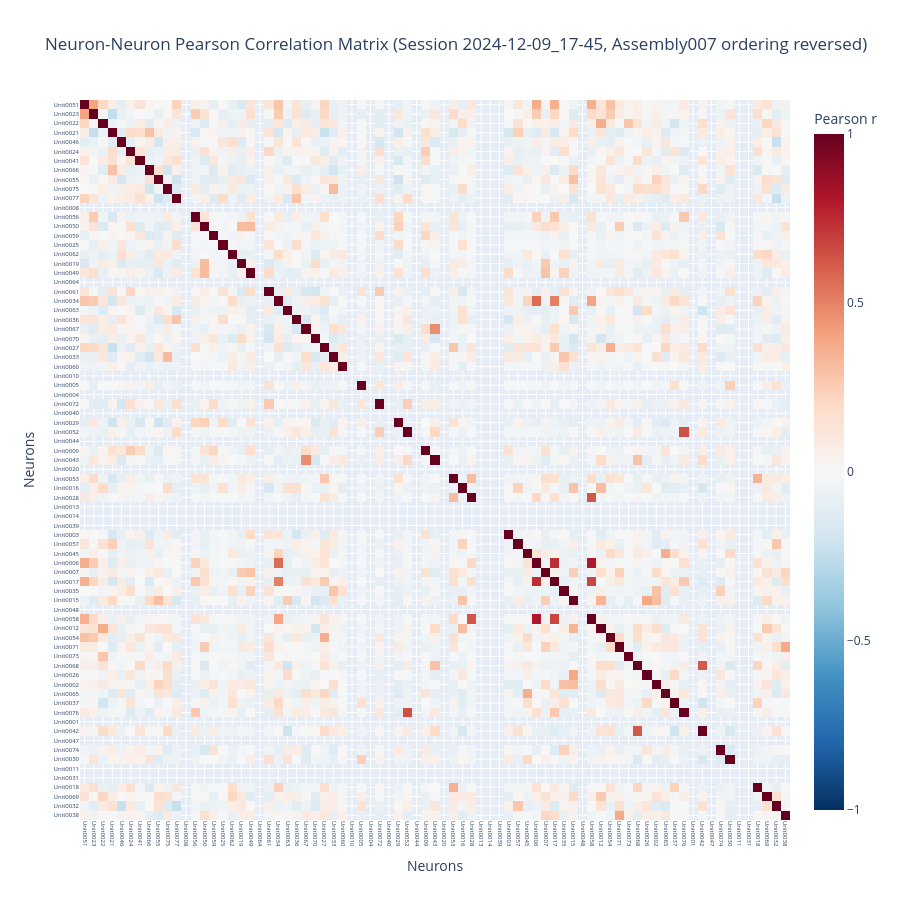

Notebook code for this chart:
### Code cell
s = '2024-12-09_17-45'
neuron_data_s15 = fr_track.xs(s, level=2)[fr_track.xs(s, level=2)['trial_id'] == 23]
unit_cols = [col for col in neuron_data_s15.columns if isinstance(col, str) and col.startswith('Unit')]
neuron_data_s15 = neuron_data_s15[unit_cols]

corr_matrix = neuron_data_s15.corr()

reversed_order = neurons_ordered[::-1]
unit_order = [u for u in reversed_order if u in corr_matrix.columns]

corr_matrix_ordered = corr_matrix.loc[unit_order, unit_order]

fig = px.imshow(
    corr_matrix_ordered,
    aspect='auto',
    color_continuous_scale='RdBu_r',
    zmin=-1,
    zmax=1,
    labels=dict(x="Neurons", y="Neurons", color="Pearson r"),
    title=f"Neuron-Neuron Pearson Correlation Matrix (Session {s}, {Assembly} ordering reversed)"
)

fig.update_xaxes(tickangle=90, tickfont=dict(size=6))
fig.update_yaxes(tickfont=dict(size=6))
fig.update_layout(width=900, height=900)

fig.show()

### Figure 1 — Plotly figure (JSON) as saved in the notebook; plotly's stock layout.template omitted (floating-point values rounded to 4 significant figures; data arrays with more than 128 entries replaced by an {"elided": "..."} marker saying what was removed)
{"data": [{"coloraxis": "coloraxis", "hovertemplate": "Neurons: %{x}<br>Neurons: %{y}<br>Pearson r: %{z}<extra></extra>", "name": "0", "type": "heatmap", "x": ["Unit0051", "Unit0023", "Unit0022", "Unit0021", "Unit0046", "Unit0024", "Unit0041", "Unit0066", "Unit0055", "Unit0075", "Unit0077", "Unit0008", "Unit0056", "Unit0050", "Unit0059", "Unit0025", "Unit0062", "Unit0019", "Unit0049", "Unit0064", "Unit0061", "Unit0034", "Unit0063", "Unit0036", "Unit0067", "Unit0070", "Unit0027", "Unit0033", "Unit0060", "Unit0010", "Unit0005", "Unit0004", "Unit0072", "Unit0040", "Unit0029", "Unit0052", "Unit0044", "Unit0009", "Unit0043", "Unit0020", "Unit0053", "Unit0016", "Unit0028", "Unit0013", "Unit0014", "Unit0039", "Unit0003", "Unit0057", "Unit0045", "Unit0006", "Unit0007", "Unit0017", "Unit0035", "Unit0015", "Unit0048", "Unit0058", "Unit0012", "Unit0054", "Unit0071", "Unit0073", "Unit0068", "Unit0026", "Unit0002", "Unit0065", "Unit0037", "Unit0076", "Unit0001", "Unit0042", "Unit0047", "Unit0074", "Unit0030", "Unit0011", "Unit0031", "Unit0018", "Unit0069", "Unit0032", "Unit0038"], "xaxis": "x", "y": ["Unit0051", "Unit0023", "Unit0022", "Unit0021", "Unit0046", "Unit0024", "Unit0041", "Unit0066", "Unit0055", "Unit0075", "Unit0077", "Unit0008", "Unit0056", "Unit0050", "Unit0059", "Unit0025", "Unit0062", "Unit0019", "Unit0049", "Unit0064", "Unit0061", "Unit0034", "Unit0063", "Unit0036", "Unit0067", "Unit0070", "Unit0027", "Unit0033", "Unit0060", "Unit0010", "Unit0005", "Unit0004", "Unit0072", "Unit0040", "Unit0029", "Unit0052", "Unit0044", "Unit0009", "Unit0043", "Unit0020", "Unit0053", "Unit0016", "Unit0028", "Unit0013", "Unit0014", "Unit0039", "Unit0003", "Unit0057", "Unit0045", "Unit0006", "Unit0007", "Unit0017", "Unit0035", "Unit0015", "Unit0048", "Unit0058", "Unit0012", "Unit0054", "Unit0071", "Unit0073", "Unit0068", "Unit0026", "Unit0002", "Unit0065", "Unit0037", "Unit0076", "Unit0001", "Unit0042", "Unit0047", "Unit0074", "Unit0030", "Unit0011", "Unit0031", "Unit0018", "Unit0069", "Unit0032", "Unit0038"], "yaxis": "y", "z": {"elided": "77x77 float values"}}], "layout": {"coloraxis": {"cmax": 1, "cmin": -1, "colorbar": {"title": {"text": "Pearson r"}}, "colorscale": [[0, "rgb(5,48,97)"], [0.1, "rgb(33,102,172)"], [0.2, "rgb(67,147,195)"], [0.3, "rgb(146,197,222)"], [0.4, "rgb(209,229,240)"], [0.5, "rgb(247,247,247)"], [0.6, "rgb(253,219,199)"], [0.7, "rgb(244,165,130)"], [0.8, "rgb(214,96,77)"], [0.9, "rgb(178,24,43)"], [1, "rgb(103,0,31)"]]}, "height": 900, "title": {"text": "Neuron-Neuron Pearson Correlation Matrix (Session 2024-12-09_17-45, Assembly007 ordering reversed)"}, "width": 900, "xaxis": {"anchor": "y", "domain": [0, 1], "tickangle": 90, "tickfont": {"size": 6}, "title": {"text": "Neurons"}}, "yaxis": {"anchor": "x", "autorange": "reversed", "domain": [0, 1], "tickfont": {"size": 6}, "title": {"text": "Neurons"}}}}
